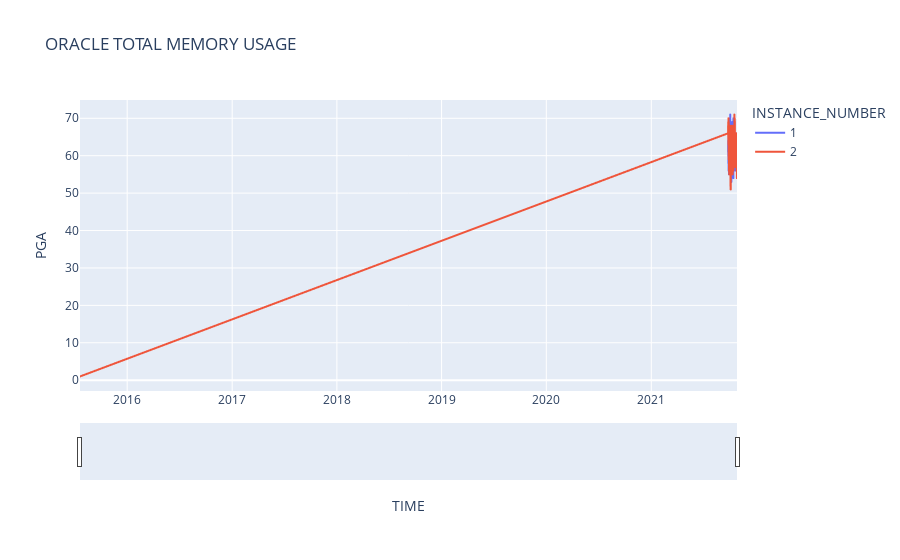

This figure's notebook cell:
### Markdown cell above
## M2M PGA ALLOCATED MEMORY PER INSTANCE MB

### Code cell
import pandas as pd
import plotly.express as px
df = pd.read_csv('https://raw.githubusercontent.com/unpetee/getocidisks/master/memoryusage.csv')
df['TIME']= pd.to_datetime(df['TIME'],format="%d/%m/%Y %H:%M")
fig = px.line(df, x = 'TIME', y = 'PGA',color='INSTANCE_NUMBER', title='ORACLE TOTAL MEMORY USAGE')
fig.update_xaxes(rangeslider_visible=True)
fig.show()

### Figure 1 — Plotly figure (JSON) as saved in the notebook; plotly's stock layout.template omitted (floating-point values rounded to 4 significant figures; data arrays with more than 128 entries replaced by an {"elided": "..."} marker saying what was removed)
{"data": [{"hovertemplate": "INSTANCE_NUMBER=1<br>TIME=%{x}<br>PGA=%{y}<extra></extra>", "legendgroup": "1", "line": {"color": "#636efa", "dash": "solid"}, "marker": {"symbol": "circle"}, "mode": "lines", "name": "1", "showlegend": true, "type": "scattergl", "x": {"elided": "742 str values"}, "xaxis": "x", "y": {"elided": "742 int values"}, "yaxis": "y"}, {"hovertemplate": "INSTANCE_NUMBER=2<br>TIME=%{x}<br>PGA=%{y}<extra></extra>", "legendgroup": "2", "line": {"color": "#EF553B", "dash": "solid"}, "marker": {"symbol": "circle"}, "mode": "lines", "name": "2", "showlegend": true, "type": "scattergl", "x": {"elided": "748 str values"}, "xaxis": "x", "y": {"elided": "748 int values"}, "yaxis": "y"}], "layout": {"legend": {"title": {"text": "INSTANCE_NUMBER"}, "tracegroupgap": 0}, "title": {"text": "ORACLE TOTAL MEMORY USAGE"}, "xaxis": {"anchor": "y", "domain": [0, 1], "rangeslider": {"visible": true}, "title": {"text": "TIME"}}, "yaxis": {"anchor": "x", "domain": [0, 1], "title": {"text": "PGA"}}}}
